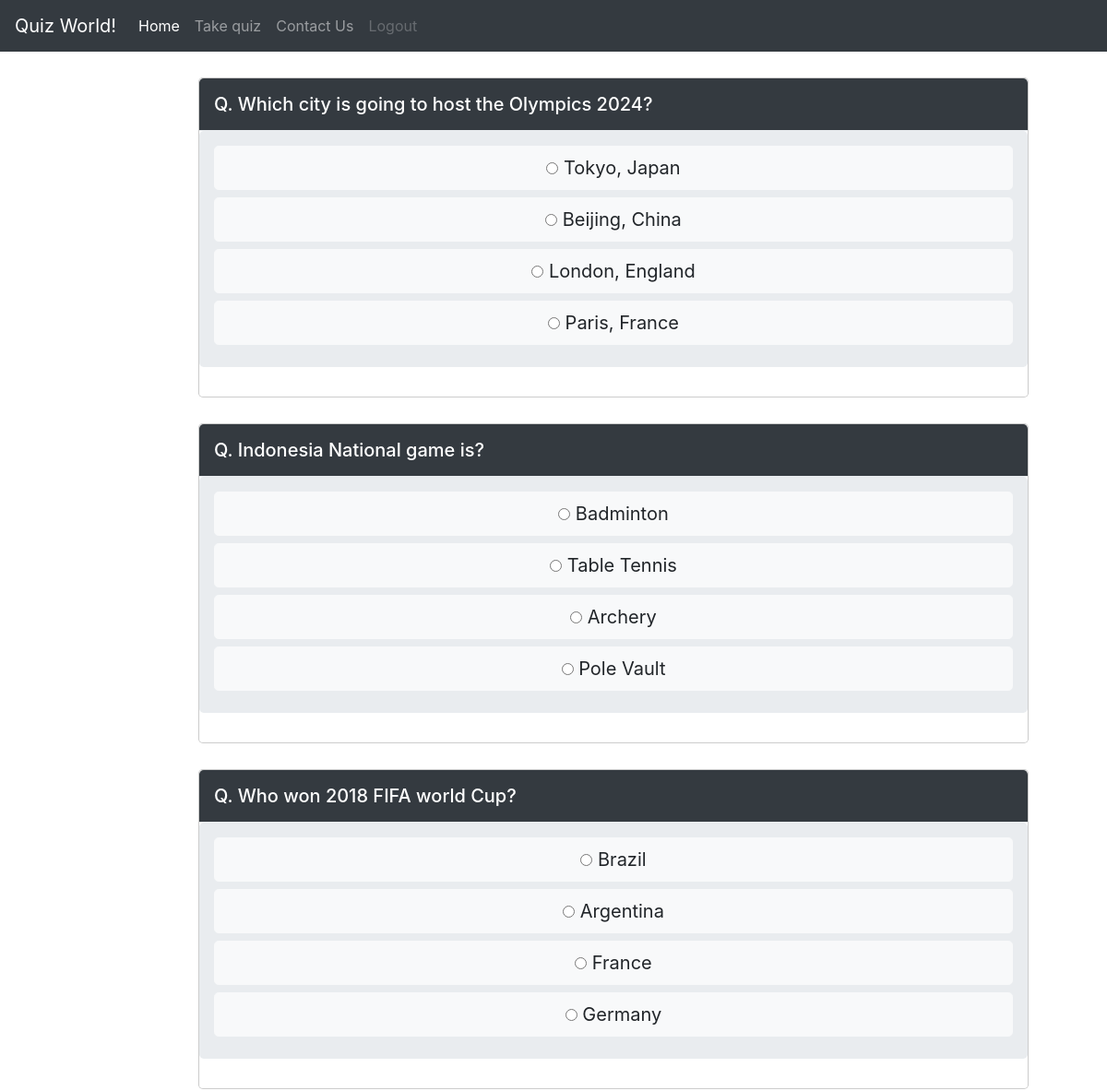
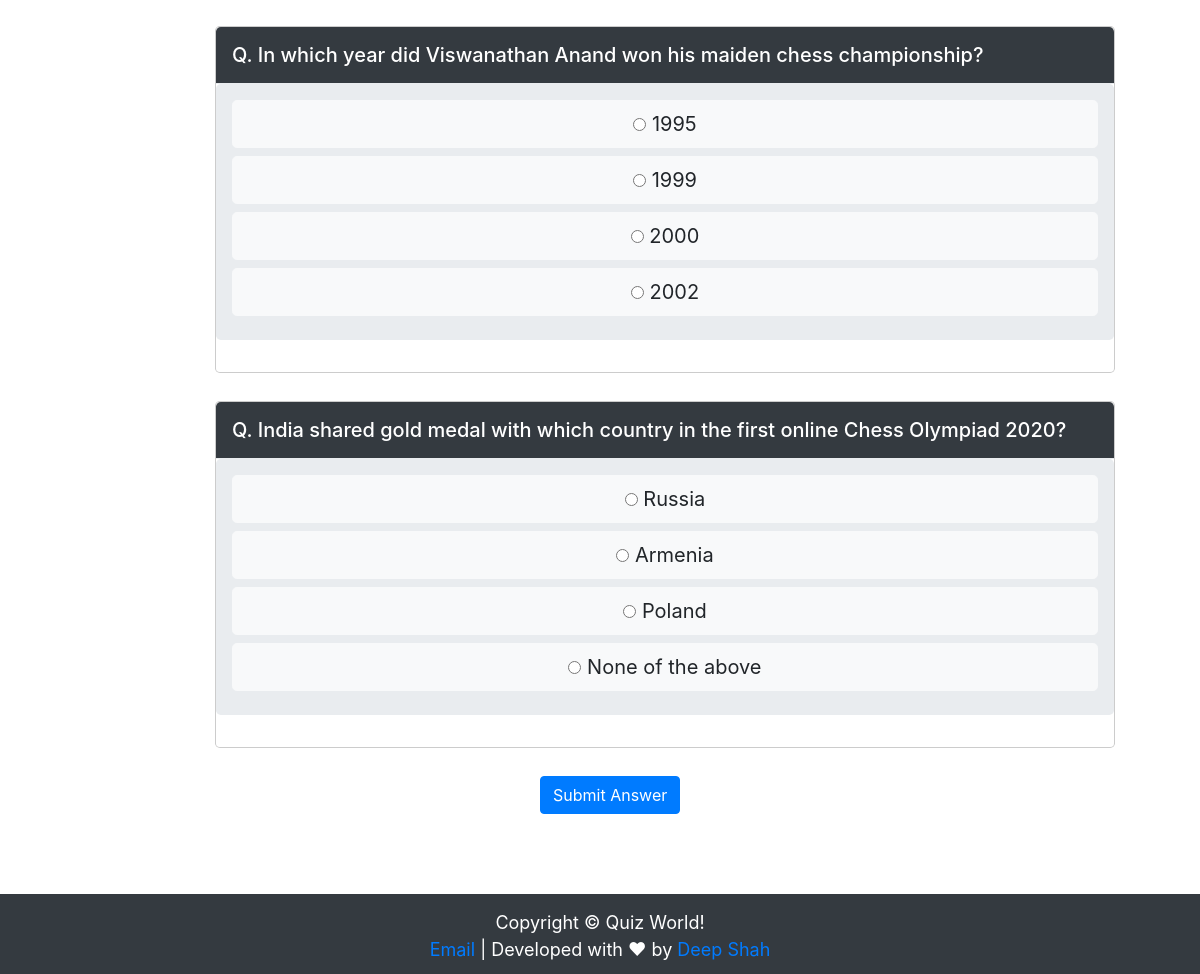
The app's page /quiz/quiz_world/Sports_Quiz/ (signed in) with its own data (2 pictures, top to bottom).
### quiz/models.py (models this page shows, shortened)
class Question(models.Model):
    course = models.ForeignKey(Course, on_delete=models.CASCADE)
    questions = models.CharField(max_length=200)
    marks = models.PositiveIntegerField()
    Add_only_Textfield = models.BooleanField(default=False)
    choice1 = models.CharField(max_length=50, unique=True)
    choice2 = models.CharField(max_length=50, unique=True)
    choice3 = models.CharField(max_length=50, unique=True, blank=True)
    choice4 = models.CharField(max_length=50, unique=True, blank=True)
    cat = (('Option1', 'Option1'), ('Option2', 'Option2'), ('Option3', 'Option3'), ('Option4', 'Option4'))
    answer = models.CharField(max_length=200, choices=cat)

### quiz/views.py (the view)
# urls.py: path('quiz_world/<course_name>/', views.quizview),
@login_required
def quizview(request, course_name):
    courses = Course.objects.all()
    questions = Question.objects.all()
    user = str(request.user.username)
    params = {'quiz_name': courses, 'question': questions, 'current_quiz': course_name}
    for i in courses:
        if i.course_name == course_name and mydict[i.id, user] == True:
            mydict[i.id, user] = False
            return render(request, 'quiz/quiz_view.html', params)
    return render(request, 'quiz/quiz_attemped.html', params)

### quiz/models.py (called while the page is built)
   def __str__(self):
        return self.course_name

### quiz/templates/quiz/quiz_view.html (shortened to what this page needs)
{% extends "quiz/base.html" %}
        {% block body_block %}
                {% for i in question %}
	                {% if i.course|stringformat:"s" == current_quiz %}
                                <div class="container-fluid" >
		                <div class="modal-dialog" style="margin-left: 200px;">
			        <div class="modal-content" style="width: 900px;">
				<div class="modal-header btn-dark" style="height: 57px;">
				<h5>Q. {{ i.questions }}</h5>
				</div>
				<div class="modal-body jumbotron" >
				<div class="quiz" id="quiz" data-toggle="buttons">
				{% if i.Add_only_Textfield == True %}
				        <textarea class="form-control" name='text' id="exampleFormControlTextarea1" rows="5"></textarea>
				{% else %}
					<label class="element-animation1 btn btn-lg btn-light btn-block">
					<input type="radio" name="q_answer" value="1"> {{i.choice1}}</label>
					<label class="element-animation2 btn btn-lg btn-light btn-block">
					<input type="radio" name="q_answer" value="2"> {{i.choice2}}</label>
				{% if i.choice3 != "" %}
					<label class="element-animation3 btn btn-lg btn-light btn-block">
					<input type="radio" name="q_answer" value="3"> {{i.choice3}}</label>
				{% endif %}
				{% if i.choice4 != "" %}
					<label class="element-animation4 btn btn-lg btn-light btn-block">
					<input type="radio" name="q_answer" value="4"> {{i.choice4}} </label>
				{% endif %}
				</div>
			        {% endif %}
				</div>
			</div>
		        </div>
	        </div>
{% endif %}
{% endfor %}
	<a href="#" style="margin:45%;"> <button type="button" class="btn btn-primary" onclick="myFunction()">Submit Answer</button> </a>
{% endblock %}
{% block footer_block %}
<section id="footer" style="margin-top:80px;" class="bg-dark">
	<p>Copyright &copy; Quiz World!
	  <br>
	  <a href="mailto:dshah0405@gmail.com">Email</a> | Developed with ❤ by <a href="https://www.linkedin.com/in/deep3072/" target="_blank"> Deep Shah</a>
	</p>
  </section>
{% endblock %}

### quiz/templates/quiz/base.html (shortened to what this page needs)
<!DOCTYPE html>
<html lang="en">
<head>
	<link rel="stylesheet" href=
"https://maxcdn.bootstrapcdn.com/bootstrap/4.0.0/css/bootstrap.min.css"
			integrity=
"sha384-Gn5384xqQ1aoWXA+058RXPxPg6fy4IWvTNh0E263XmFcJlSAwiGgFAW/dAiS6JXm"
>
	<link rel="stylesheet" href=
"https://use.fontawesome.com/releases/v5.4.1/css/all.css"
			integrity=
"sha384-5sAR7xN1Nv6T6+dT2mhtzEpVJvfS3NScPQTrOxhwjIuvcA67KV2R5Jz6kr4abQsz"
>
</head>
<body>
    <nav class="navbar navbar-expand-lg navbar-dark bg-dark">
        <a class="navbar-brand" href="{% url 'index' %}">Quiz World!</a>
		<div class="collapse navbar-collapse" id="navbarNavAltMarkup">
		<ul class="nav navbar-nav">
            {% if user.is_authenticated %}
				<li><a href="/" class="nav-item nav-link active">Home</a></li>
				<li><a href="{% url 'quiz:quiz_world' %}" class="nav-item nav-link">Take quiz</a></li>
                <li><a href="{% url 'quiz:contact' %}" class="nav-item nav-link">Contact Us</a></li>
                <li><a href="{% url 'logout' %}" class="nav-item nav-link disabled">Logout</a></li>
            {% else %}
                <li><a href="{% url 'admin:index' %}" class="nav-item nav-link">Super Admin</a></li>
                <li><a href="{% url 'quiz:register' %}" class="nav-item nav-link">Register User</a></li>
                <li><a href="{% url 'quiz:user_login' %}" class="nav-item nav-link">Login User</a></li>
          {% endif %}
        </ul>
            </div>
	  </nav>
{% block body_block %}
{% endblock %}
	{% block footer_block %}
	{% endblock %}
</body>
</html>

### records on screen
Question: questions "Which city is going to host the Olympics 2024?", choice1 "Tokyo, Japan", choice2 "Beijing, China", choice3 "London, England", choice4 "Paris, France"
Question: questions "Indonesia National game is?", choice1 "Badminton", choice2 "Table Tennis", choice3 "Archery", choice4 "Pole Vault"
Question: questions "Who won 2018 FIFA world Cup?", choice1 "Brazil", choice2 "Argentina", choice3 "France", choice4 "Germany"
Question: questions "In which year did Viswanathan Anand won his maiden chess championship?", choice1 "1995", choice2 "1999", choice3 "2000", choice4 "2002"
Question: questions "India shared gold medal with which country in the first online Chess Olympiad 2020?", choice1 "Russia", choice2 "Armenia", choice3 "Poland", choice4 "None of the above"
